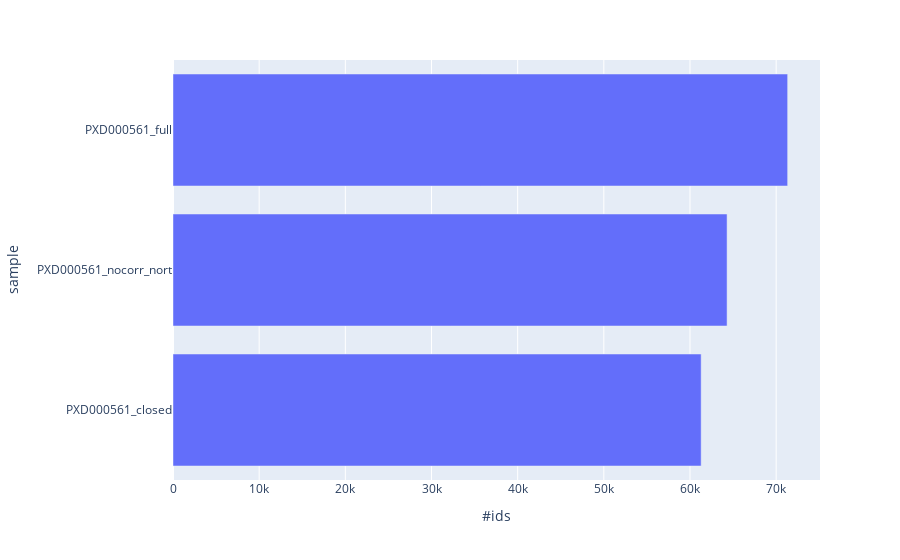

The code cell stored with this chart in its notebook:
### Code cell
tmp = proteins.drop_duplicates(["sample","matched_peptide"],keep="first")
tmp = tmp["sample"].value_counts().reset_index(level=0)
tmp.columns = ["sample","#ids"]
fig = px.bar(tmp, y='sample', x='#ids', orientation='h')
fig.update_layout(yaxis={'categoryorder':'total ascending'})
fig.show()

### Figure 1 — Plotly figure (JSON) as saved in the notebook; plotly's stock layout.template omitted (floating-point values rounded to 4 significant figures)
{"data": [{"alignmentgroup": "True", "hovertemplate": "#ids=%{x}<br>sample=%{y}<extra></extra>", "legendgroup": "", "marker": {"color": "#636efa"}, "name": "", "offsetgroup": "", "orientation": "h", "showlegend": false, "textposition": "auto", "type": "bar", "x": [71334, 64305, 61295], "xaxis": "x", "y": ["PXD000561_full", "PXD000561_nocorr_nort", "PXD000561_closed"], "yaxis": "y"}], "layout": {"barmode": "relative", "legend": {"tracegroupgap": 0}, "margin": {"t": 60}, "xaxis": {"anchor": "y", "domain": [0, 1], "title": {"text": "#ids"}}, "yaxis": {"anchor": "x", "categoryorder": "total ascending", "domain": [0, 1], "title": {"text": "sample"}}}}
